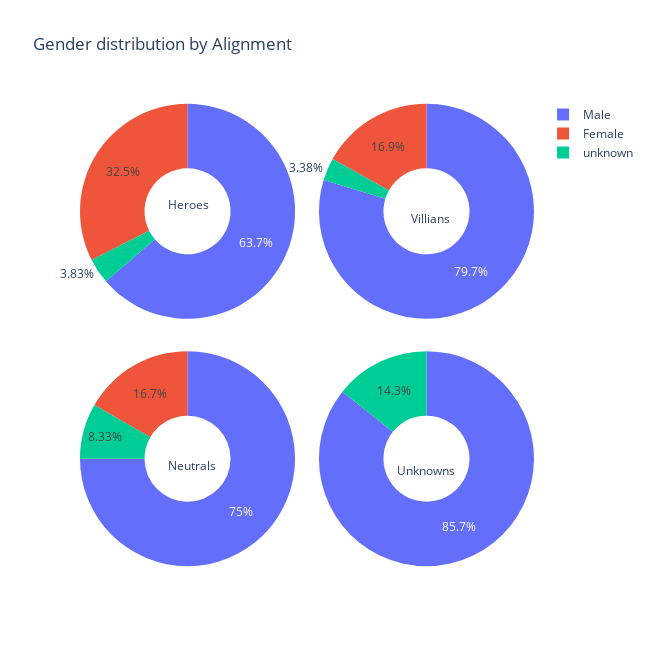

The code cell stored with this chart in its notebook:
### Code cell
fig = {
    "data":[
        {
            "labels": heroes_genders,
            "values": heroes_distribution,
            "type": "pie",
            "hole": 0.4,
            "name": "heroes",
            "domain": {"row": 0, "column": 0}
        },
        {
            "labels": villians_genders,
            "values": villians_distribution,
            "type": "pie",
            "hole": 0.4,
            "name": "villans",
            "domain": {"row": 0, "column": 1}
        },
        {
            "labels": neutral_genders,
            "values": neutral_distribution,
            "type": "pie",
            "hole": 0.4,
            "name": "neutral",
            "domain": {"row": 1, "column": 0}
        },
        {
            "labels": unknown_genders,
            "values": unknown_distribution,
            "type": "pie",
            "hole": 0.4,
            "name": "unknown",
            "domain": {"row": 1, "column": 1}
        }
    ],
    
    "layout": {
        "title":"Gender distribution by Alignment",
        "grid": {"rows" : 2, "columns": 2},
        "annotations": [
            {"text": "Heroes", "x": 0.19, "y":0.8, "showarrow": False},
            {"text": "Villians", "x":0.82, "y": 0.77, "showarrow":False},
            {"text": "Neutrals", "x": 0.19, "y": 0.2, "showarrow": False},
            {"text": "Unknowns", "x": 0.83, "y": 0.19, "showarrow": False}
        ],
        "height": 650,
        "width": 650
    }
}

py.iplot(fig, filename="gender by alignent")

### Figure 1 — Plotly figure (JSON) as saved in the notebook; plotly's stock layout.template omitted (floating-point values rounded to 4 significant figures)
{"data": [{"domain": {"column": 0, "row": 0}, "hole": 0.4, "labels": ["Male", "Female", "unknown"], "name": "heroes", "type": "pie", "values": [63.71, 32.46, 3.831]}, {"domain": {"column": 1, "row": 0}, "hole": 0.4, "labels": ["Male", "Female", "unknown"], "name": "villans", "type": "pie", "values": [79.71, 16.91, 3.382]}, {"domain": {"column": 0, "row": 1}, "hole": 0.4, "labels": ["Male", "Female", "unknown"], "name": "neutral", "type": "pie", "values": [75, 16.67, 8.333]}, {"domain": {"column": 1, "row": 1}, "hole": 0.4, "labels": ["Male", "unknown"], "name": "unknown", "type": "pie", "values": [85.71, 14.29]}], "layout": {"annotations": [{"showarrow": false, "text": "Heroes", "x": 0.19, "y": 0.8}, {"showarrow": false, "text": "Villians", "x": 0.82, "y": 0.77}, {"showarrow": false, "text": "Neutrals", "x": 0.19, "y": 0.2}, {"showarrow": false, "text": "Unknowns", "x": 0.83, "y": 0.19}], "grid": {"columns": 2, "rows": 2}, "height": 650, "title": {"text": "Gender distribution by Alignment"}, "width": 650}}
